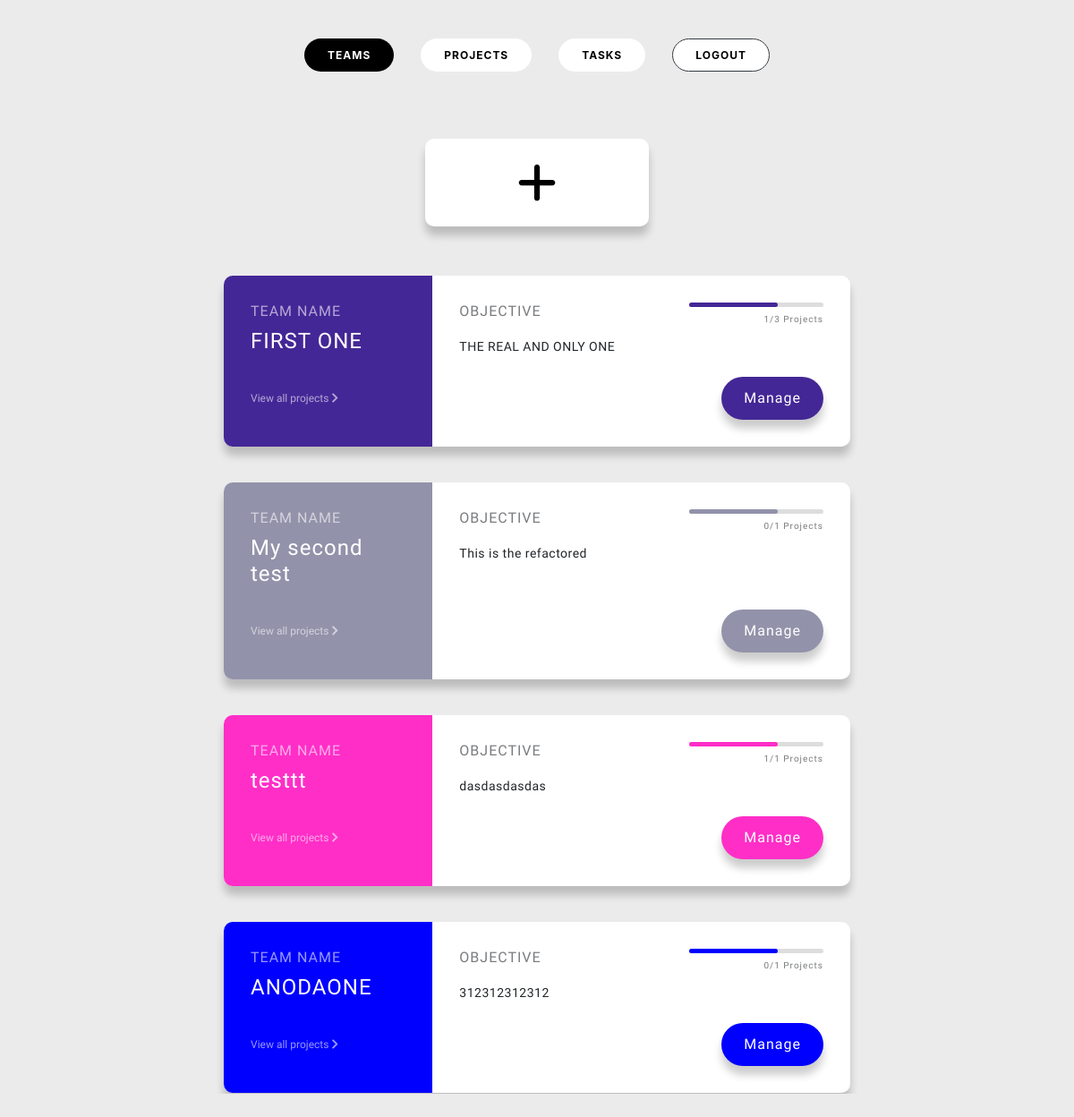
The page /teams (signed in) on the database as committed earlier.
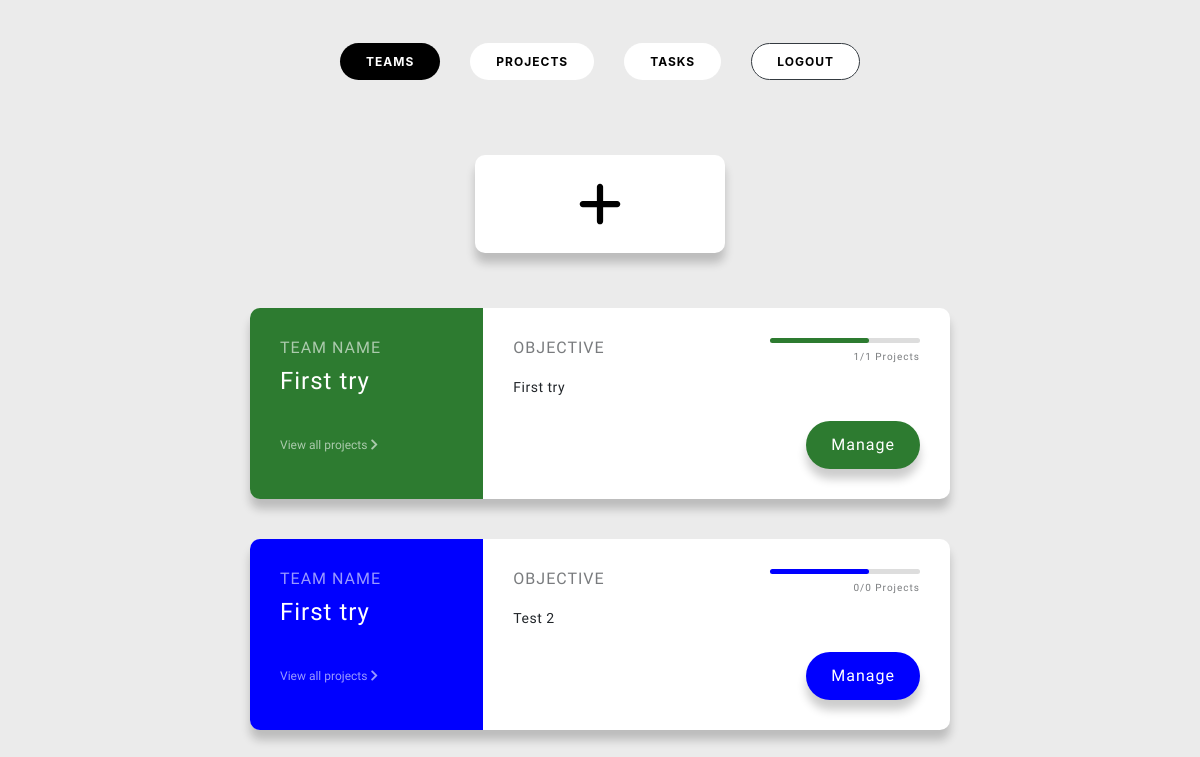
The same page on the database as committed later.
### network/models.py (models this page shows, shortened)
class Team(models.Model):
    name = models.CharField(max_length=255)
    objective = models.TextField()
    color = models.CharField(max_length=7)
    members = models.ManyToManyField(User, related_name='teams', default=None, null=True,)
    def completed_projects_count(self):
        return self.project_set.filter(is_completed=True).count()

### network/views.py (the view)
# urls.py: path("teams", views.teams, name="teams"),
def teams(request):
    current_user = request.user
    teams = current_user.teams.all()
    context = {
        'teams': teams,
    }
    return render(request, "network/teams.html", context)

### network/templates/network/teams.html (shortened to what this page needs)
{% extends "network/layout.html" %}
{% block body %}
<div class="teams_wrapper">
    <div class="team_container w-25 m-auto">
        <a href="{% url 'create_team'%}">
            <div class="team white_bg p-4">
            </div>
        </a>
    </div>
    {% for team in teams %}
    <div class="team_container">
        <div class="team row">
            <div class="team-preview col-4" style="background-color: {{ team.color }}">
                <h6>Team Name</h6>
                <h2>{{ team.name }}</h2>
                <a href="#" onclick="viewProjects({{ team.id }})">View all projects <i class="fas fa-chevron-right"></i></a>
            </div>
            <div class="team-info col-8">
                <div class="progress-container">
                    <div class="progress bar_color_{{ team.id }}"></div>
                    <span class="progress-text">
                        {{ team.completed_projects_count }}/{{ team.project_set.all.count }} Projects
                    </span>
                </div>
                <h6>Objective</h6>
                <p>{{ team.objective }}</p>
                <button class="btn btn_team" style="background-color: {{ team.color }}">Manage</button>
            </div>
        </div>
    </div>
    {% endfor %}
</div>
{% endblock %}

Rows that differ between the two databases and show on the page:
removed Team: name "FIRST ONE", completed_projects_count "1", project_set.all.count "3", objective "THE REAL AND ONLY ONE", color "#442796" (drawn)
removed Team: name "My second test", completed_projects_count "0", project_set.all.count "1", objective "This is the refactored", color "#9292aa" (drawn)
removed Team: name "testtt", completed_projects_count "1", project_set.all.count "1", objective "dasdasdasdas", color "#ff2ec7" (drawn)
removed Team: name "ANODAONE", completed_projects_count "0", project_set.all.count "1", objective "312312312312"
added Team: name "First try", completed_projects_count "1", project_set.all.count "1", objective "First try", color "#2d7b30" (drawn)
added Team: name "First try", completed_projects_count "0", project_set.all.count "0", objective "Test 2"
